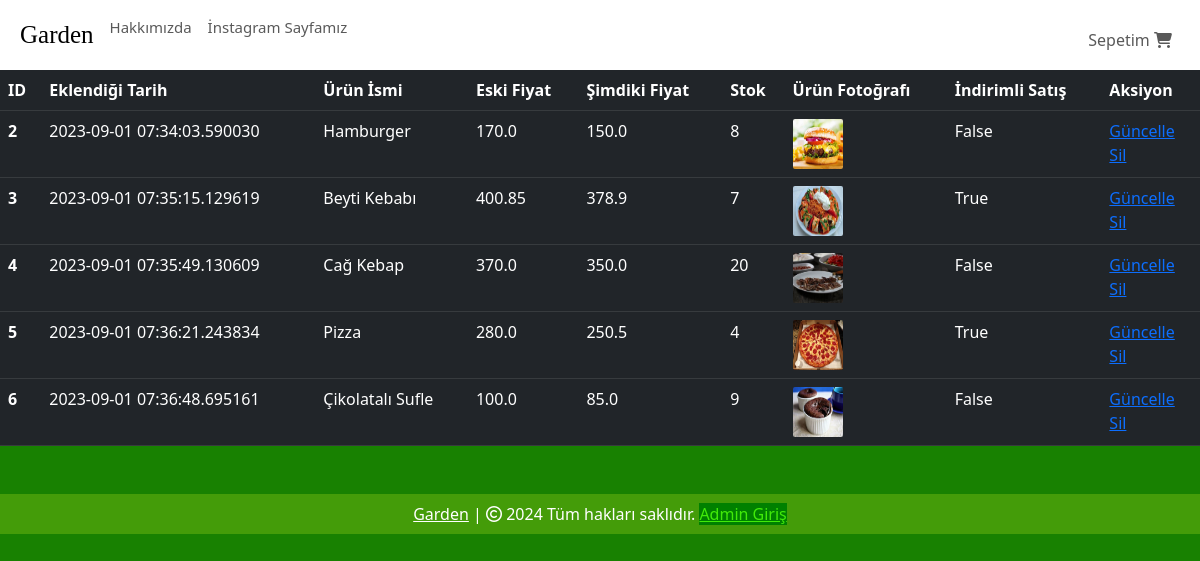
Screenshot of /shop-items (signed in) with the database file from the repository.
### website/models.py (models this page shows, shortened)
class Product(db.Model):
    id = db.Column(db.Integer, primary_key=True)
    product_name = db.Column(db.String(100), nullable=False)
    current_price = db.Column(db.Float, nullable=False)
    previous_price = db.Column(db.Float, nullable=False)
    in_stock = db.Column(db.Integer, nullable=False)
    product_picture = db.Column(db.String(1000), nullable=False)
    flash_sale = db.Column(db.Boolean, default=False)
    date_added = db.Column(db.DateTime, default=datetime.utcnow)
    salad = db.Column(db.Boolean, default=False)
    main = db.Column(db.Boolean, default=False)
    colddrink = db.Column(db.Boolean, default=False)
    hotdrink = db.Column(db.Boolean, default=False)
    desert = db.Column(db.Boolean, default=False)
    sneak = db.Column(db.Boolean, default=False)
    carts = db.relationship('Cart', backref=db.backref('product', lazy=True))
    orders = db.relationship('Order', backref=db.backref('product', lazy=True))

### website/admin.py (the view)
@admin.route('/shop-items', methods=['GET', 'POST'])
@login_required
def shop_items():
    if current_user.id == 6:
        items = Product.query.order_by(Product.date_added).all()
        return render_template('shop_items.html', items=items)
    return render_template('404.html')

### website/templates/shop_items.html (shortened to what this page needs)
{% extends 'base.html' %}
{% block body %}
{% if items | length < 1 %}
<h3 style="color: white;">No Shop Items </h3>
{% else %}
<table class="table table-dark table-hover">
    <thead>
        <tr>
            <th scope="col">ID</th>
            <th scope="col">Eklendiği Tarih</th>
            <th scope="col">Ürün İsmi</th>
            <th scope="col">Eski Fiyat</th>
            <th scope="col">Şimdiki Fiyat</th>
            <th scope="col">Stok</th>
            <th scope="col">Ürün Fotoğrafı</th>
            <th scope="col">İndirimli Satış</th>
            <th scope="col">Aksiyon</th>
        </tr>
    </thead>
    <tbody>
        {% for item in items %}
        <tr>
            <th scope="row">{{ item.id }}</th>
            <td>{{ item.date_added }}</td>
            <td>{{ item.product_name }}</td>
            <td>{{ item.previous_price }}</td>
            <td>{{ item.current_price }}</td>
            <td>{{ item.in_stock }}</td>
            <td><img src="{{ item.product_picture }}" alt="" style="height: 50px; width: 50px; border-radius: 2px;"></td>
            <td>{{ item.flash_sale }}</td>
            <td>
                <a href="/update-item/{{ item.id }}">Güncelle</a>
                <br>
                <a href="/delete-item/{{ item.id }}">Sil</a>
            </td>
        </tr>
        {% endfor %}
    </tbody>
</table>
{% endif %}
{% endblock %}

### rows the page displays
Product: id "2", date_added "2023-09-01 07:34:03.590030", product_name "Hamburger", previous_price "170.0", current_price "150.0", in_stock "8", product_picture (picture), flash_sale "False"
Product: id "3", date_added "2023-09-01 07:35:15.129619", product_name "Beyti Kebabı", previous_price "400.85", current_price "378.9", in_stock "7", product_picture (picture), flash_sale "True"
Product: id "4", date_added "2023-09-01 07:35:49.130609", product_name "Cağ Kebap", previous_price "370.0", current_price "350.0", in_stock "20", product_picture (picture), flash_sale "False"
Product: id "5", date_added "2023-09-01 07:36:21.243834", product_name "Pizza", previous_price "280.0", current_price "250.5", in_stock "4", product_picture (picture), flash_sale "True"
Product: id "6", date_added "2023-09-01 07:36:48.695161", product_name "Çikolatalı Sufle", previous_price "100.0", current_price "85.0", in_stock "9", product_picture (picture), flash_sale "False"
